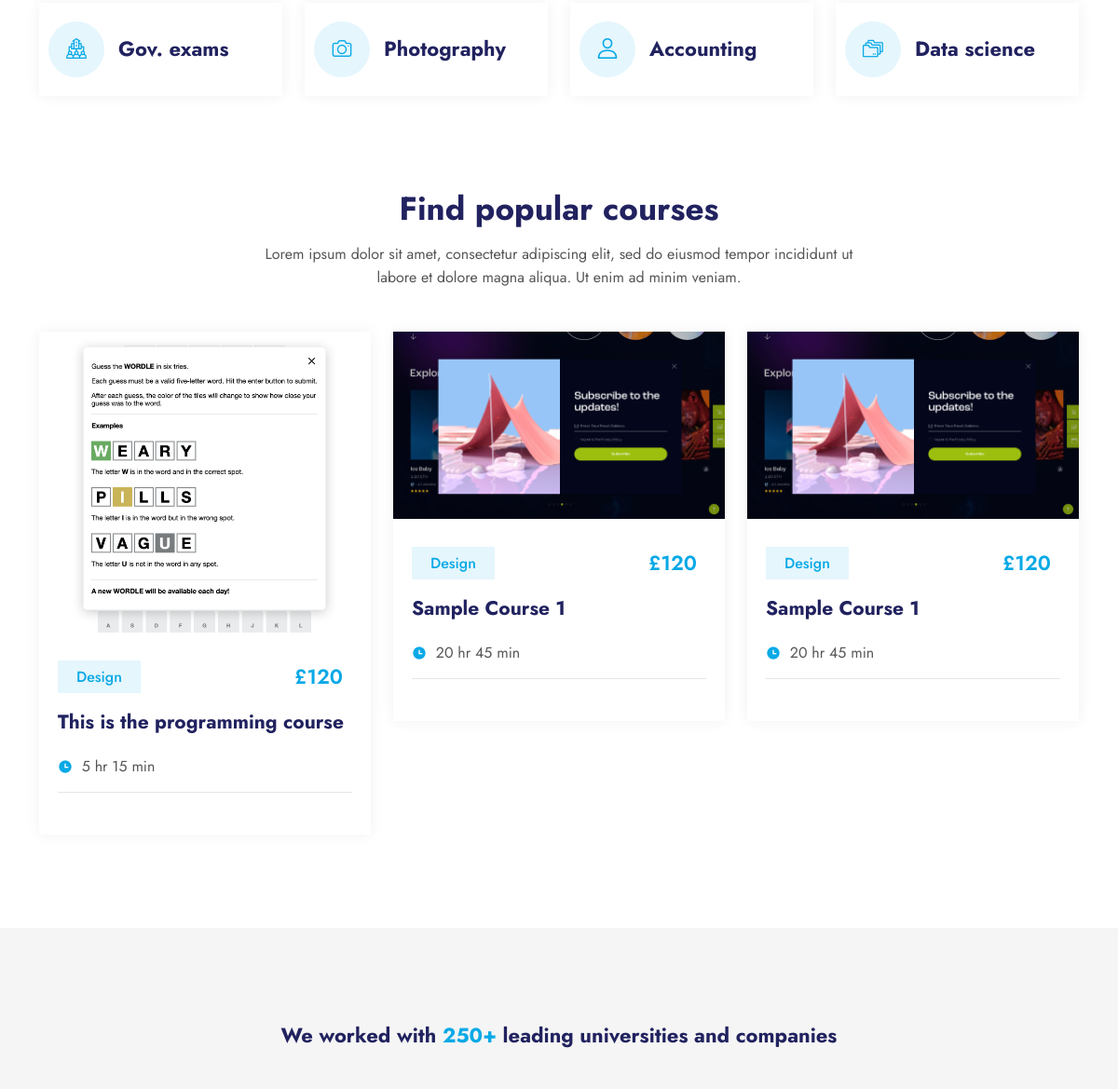
The app's page / (middle part), older data.
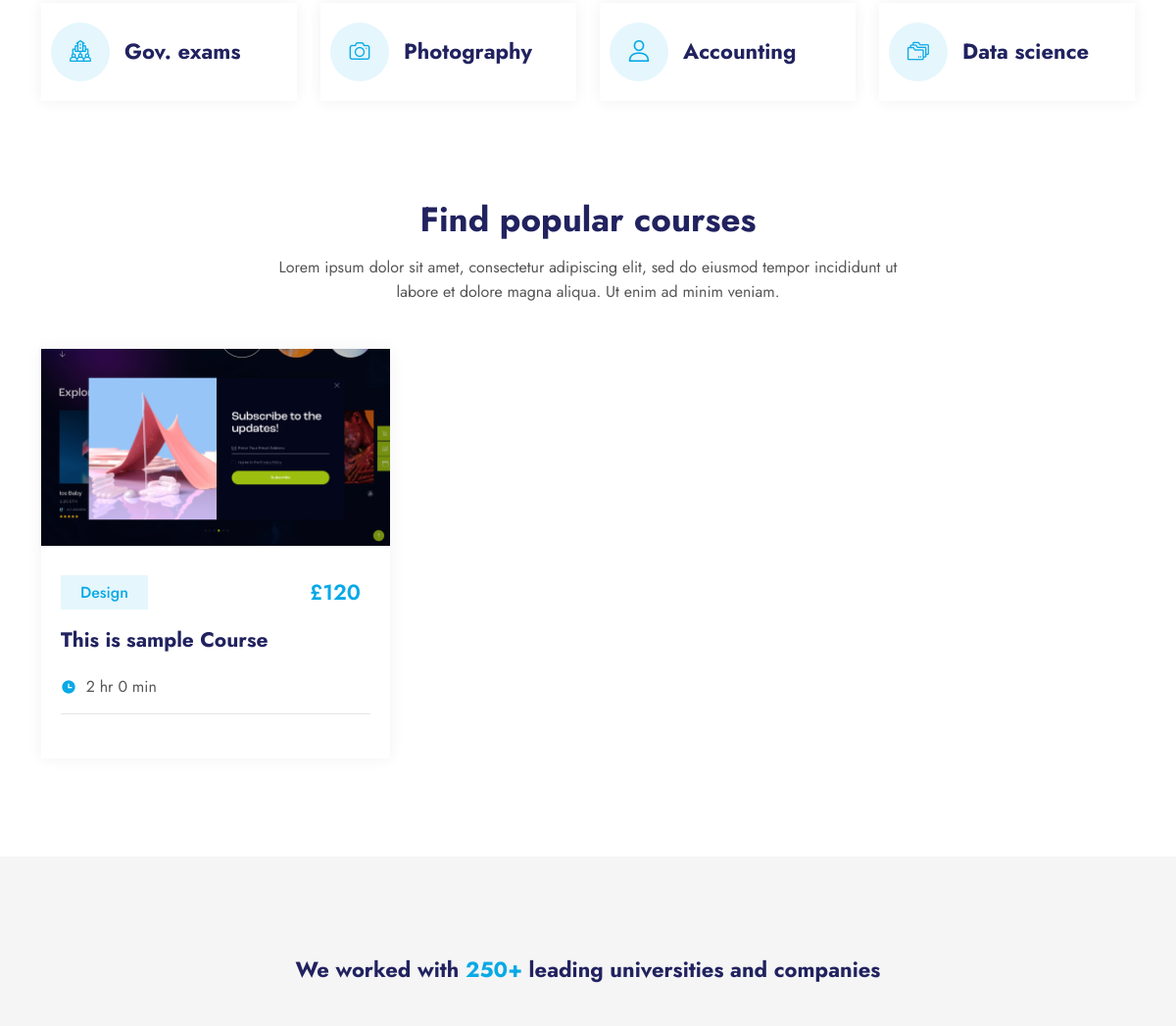
The same page, newer data.
### course/models.py (models this page shows, shortened)
class Course(models.Model):
    title = models.CharField(max_length=500)
    category = models.ForeignKey('Category', null=True, blank=True, on_delete=models.SET_NULL)
    description = models.TextField()
    requirement = models.TextField()
    price = models.DecimalField(max_digits=6, decimal_places=2)
    rating = models.DecimalField(max_digits=6, decimal_places=2, null=True, blank=True)
    duration = models.IntegerField(default=0)
    courseImage = models.ImageField(null=False, blank=True)
    created_at = models.DateTimeField(auto_now_add=True)
    updated_at = models.DateTimeField(auto_now=True)
    @property
    def duration_hour(self):
        return int(self.duration / 60)
    @property
    def duration_min(self):
        return self.duration % 60

### home/views.py (the view)
# urls.py: path('', views.index, name='home'),
def index(request):
    course_list = Course.objects.all()
    total = course_list.count()
    paginator = Paginator(course_list, 6)
    page = request.GET.get('page')
    try:
        courses = paginator.page(page)
    except PageNotAnInteger:
        courses = paginator.page(1)
    except EmptyPage:
        courses = paginator.page(paginator.num_pages)
    categoryList = Category.objects.all()
    categoryTotal = categoryList.count()
    context = {
        'courses': courses,
        'total': total,
        'categories': categoryList,
        'categoryTotal': categoryTotal
    }
    template = 'index.html'
    return render(request, template, context)

### home/templates/index.html (shortened to what this page needs)
{% extends 'base.html' %}{% load static %} {% load filter_pagination %}
{% block content %}
        <div class="featured-area pt-100 pb-70">
            <div class="container">
                <div class="row justify-content-center">
                    <div class="col-lg-3 col-6 col-md-4">
                        <div class="featured-card">
                             <a href="/course/">
                                <i class="flaticon-corporate"></i>
                                <h3>Gov. exams</h3>
                            </a>
                        </div>
                    </div>
                    <div class="col-lg-3 col-6 col-md-4">
                        <div class="featured-card">
                             <a href="/course/">
                                <i class="flaticon-camera"></i>
                                <h3>Photography</h3>
                            </a>
                        </div>
                    </div>
                    <div class="col-lg-3 col-6 col-md-4">
                        <div class="featured-card">
                             <a href="/course/">
                                <i class="flaticon-user"></i>
                                <h3>Accounting</h3>
                            </a>
                        </div>
                    </div>
                    <div class="col-lg-3 col-6 col-md-4">
                        <div class="featured-card">
                             <a href="/course/">
                                <i class="flaticon-folder"></i>
                                <h3>Data science</h3>
                            </a>
                        </div>
                    </div>
                </div>
            </div>
        </div>
        <div class="courses-area pb-70">
            <div class="container">
                <div class="section-title text-center mb-45">
                    <h2>Find popular courses</h2>
                    <p>
                        Lorem ipsum dolor sit amet, consectetur adipiscing elit, sed do eiusmod tempor incididunt ut
                        labore et dolore magna aliqua. Ut enim ad minim veniam.
                    </p>
                </div>
                <div class="row">
                    {% for course in courses %}
                        <div class="col-lg-4 col-md-6">
                        <div class="courses-item">
                            <a href="{% url 'single_course' course.pk %}">
                                <img src="{{ course.courseImage.url }}" alt="Courses" />
                            </a>
                            <div class="content">
                                <a href="{% url 'single_course' course.pk %}" class="tag-btn">Design</a>
                                <div class="price-text">£120</div>
                                <h3><a href="{% url 'single_course' course.pk %}">{{ course.title }}</a></h3>
                                <ul class="course-list">
                                    <li><i class="ri-time-fill"></i> {{ course.duration_hour }} hr {{ course.duration_min }} min</li>
                                </ul>
                            </div>
                        </div>
                    </div>
                    {% endfor %}
                </div>
            </div>
        </div>
        <div class="play-area ptb-100">
            <div class="container">
                <div class="title text-center mb-45">
                    <h2> We worked with <span>250+ </span> leading universities and companies</h2>
                </div>
            </div>
        </div>
{% endblock %}

Row changes from the older to the newer data that the page shows:
removed Course: courseImage (picture), title "This is the programming course", duration_hour "5", duration_min "15"
removed Course: courseImage (picture), title "Sample Course 1", duration_hour "20", duration_min "45"
removed Course: courseImage (picture), title "Sample Course 1", duration_hour "20", duration_min "45"
added Course: courseImage (picture), title "This is sample Course", duration_hour "2", duration_min "0"
